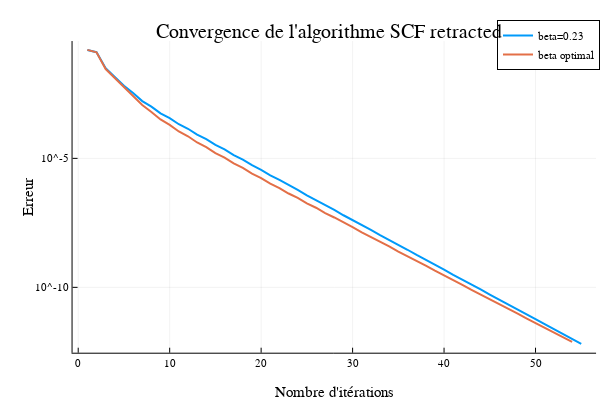

Notebook cell for this chart:
### Code cell
P,s,erreur=SCF(10, 50, 0.23, 5000, 1e-12)
plot(s, erreur, xlabel="Nombre d'itérations", ylabel="Erreur",label="beta=0.23", yscale=:log10,color=1, lw=2)
P,s,erreur=SCF(10, 50, 0.23229,5000, 1e-12)
plot!(s, erreur, xlabel="Nombre d'itérations", ylabel="Erreur", title="Convergence de l'algorithme SCF retracted  ",label="beta optimal", yscale=:log10,color=2, lw=2)

### Figure 1 — Plotly figure (JSON) as saved in the notebook; plotly's stock layout.template omitted (floating-point values rounded to 4 significant figures)
{"data": [{"colorbar": {"len": 0.8657, "title": {"text": ""}, "x": 0.9934, "y": 0.5087}, "legendgroup": "beta=0.23", "line": {"color": "rgba(0, 154, 250, 1.000)", "dash": "solid", "shape": "linear", "width": 2}, "mode": "lines", "name": "beta=0.23", "showlegend": true, "type": "scatter", "x": [1, 2, 3, 4, 5, 6, 7, 8, 9, 10, 11, 12, 13, 14, 15, 16, 17, 18, 19, 20, 21, 22, 23, 24, 25, 26, 27, 28, 29, 30, 31, 32, 33, 34, 35, 36, 37, 38, 39, 40, 41, 42, 43, 44, 45, 46, 47, 48, 49, 50, 51, 52, 53, 54, 55], "xaxis": "x", "y": [0.1594, 0.1304, 0.03137, 0.0148, 0.006516, 0.003407, 0.001663, 0.001015, 0.0005541, 0.0003642, 0.0002104, 0.0001404, 8.309e-05, 5.546e-05, 3.324e-05, 2.216e-05, 1.34e-05, 8.918e-06, 5.429e-06, 3.609e-06, 2.21e-06, 1.467e-06, 9.026e-07, 5.984e-07, 3.697e-07, 2.447e-07, 1.517e-07, 1.003e-07, 6.237e-08, 4.117e-08, 2.567e-08, 1.693e-08, 1.058e-08, 6.965e-09, 4.363e-09, 2.869e-09, 1.801e-09, 1.183e-09, 7.436e-10, 4.88e-10, 3.073e-10, 2.015e-10, 1.271e-10, 8.325e-11, 5.258e-11, 3.442e-11, 2.177e-11, 1.424e-11, 9.017e-12, 5.895e-12, 3.738e-12, 2.442e-12, 1.551e-12, 1.013e-12, 6.436e-13], "yaxis": "y"}, {"colorbar": {"len": 0.8657, "title": {"text": ""}, "x": 0.9934, "y": 0.5087}, "legendgroup": "beta optimal", "line": {"color": "rgba(227, 111, 71, 1.000)", "dash": "solid", "shape": "linear", "width": 2}, "mode": "lines", "name": "beta optimal", "showlegend": true, "type": "scatter", "x": [1, 2, 3, 4, 5, 6, 7, 8, 9, 10, 11, 12, 13, 14, 15, 16, 17, 18, 19, 20, 21, 22, 23, 24, 25, 26, 27, 28, 29, 30, 31, 32, 33, 34, 35, 36, 37, 38, 39, 40, 41, 42, 43, 44, 45, 46, 47, 48, 49, 50, 51, 52, 53, 54], "xaxis": "x", "y": [0.1609, 0.1289, 0.02907, 0.01288, 0.005538, 0.002568, 0.001175, 0.0006301, 0.0003231, 0.0001987, 0.0001104, 7.189e-05, 4.137e-05, 2.742e-05, 1.605e-05, 1.073e-05, 6.365e-06, 4.277e-06, 2.567e-06, 1.731e-06, 1.049e-06, 7.087e-07, 4.339e-07, 2.931e-07, 1.809e-07, 1.221e-07, 7.592e-08, 5.113e-08, 3.2e-08, 2.151e-08, 1.354e-08, 9.082e-09, 5.742e-09, 3.844e-09, 2.44e-09, 1.63e-09, 1.039e-09, 6.928e-10, 4.427e-10, 2.948e-10, 1.889e-10, 1.256e-10, 8.068e-11, 5.358e-11, 3.449e-11, 2.288e-11, 1.475e-11, 9.777e-12, 6.315e-12, 4.181e-12, 2.705e-12, 1.79e-12, 1.16e-12, 7.668e-13], "yaxis": "y"}], "layout": {"annotations": [{"font": {"color": "rgba(0, 0, 0, 1)", "family": "sans-serif", "size": 20}, "rotation": 0, "showarrow": false, "text": "Convergence de l'algorithme SCF retracted  ", "x": 0.5572, "xanchor": "center", "xref": "paper", "y": 1, "yanchor": "top", "yref": "paper"}], "height": 400, "legend": {"bgcolor": "rgba(255, 255, 255, 1.000)", "bordercolor": "rgba(0, 0, 0, 1)", "borderwidth": 1, "font": {"color": "rgba(0, 0, 0, 1)", "family": "sans-serif", "size": 11}, "title": {"font": {"color": "rgba(0, 0, 0, 1)", "family": "sans-serif", "size": 15}, "text": ""}, "tracegroupgap": 0, "traceorder": "normal", "x": 1, "xanchor": "auto", "y": 1, "yanchor": "auto"}, "margin": {"b": 20, "l": 0, "r": 0, "t": 20}, "paper_bgcolor": "rgba(255, 255, 255, 1.000)", "plot_bgcolor": "rgba(255, 255, 255, 1.000)", "showlegend": true, "width": 600, "xaxis": {"anchor": "y", "domain": [0.1209, 0.9934], "gridcolor": "rgba(0, 0, 0, 0.1)", "gridwidth": 0.5, "linecolor": "rgba(0, 0, 0, 1)", "mirror": false, "range": [-0.62, 56.62], "showgrid": true, "showline": true, "showticklabels": true, "tickangle": 0, "tickcolor": "rgb(0, 0, 0)", "tickfont": {"color": "rgba(0, 0, 0, 1)", "family": "sans-serif", "size": 11}, "tickmode": "array", "ticks": "inside", "ticktext": ["0", "10", "20", "30", "40", "50"], "tickvals": [0, 10, 20, 30, 40, 50], "title": {"font": {"color": "rgba(0, 0, 0, 1)", "family": "sans-serif", "size": 15}, "text": "Nombre d'itérations"}, "type": "linear", "visible": true, "zeroline": false, "zerolinecolor": "rgba(0, 0, 0, 1)"}, "yaxis": {"anchor": "x", "domain": [0.07581, 0.9415], "gridcolor": "rgba(0, 0, 0, 0.1)", "gridwidth": 0.5, "linecolor": "rgba(0, 0, 0, 1)", "mirror": false, "range": [-12.53, -0.4516], "showgrid": true, "showline": true, "showticklabels": true, "tickangle": 0, "tickcolor": "rgb(0, 0, 0)", "tickfont": {"color": "rgba(0, 0, 0, 1)", "family": "sans-serif", "size": 11}, "tickmode": "array", "ticks": "inside", "ticktext": ["10^-10", "10^-5"], "tickvals": [1e-10, 1e-05], "title": {"font": {"color": "rgba(0, 0, 0, 1)", "family": "sans-serif", "size": 15}, "text": "Erreur"}, "type": "log", "visible": true, "zeroline": false, "zerolinecolor": "rgba(0, 0, 0, 1)"}}}
